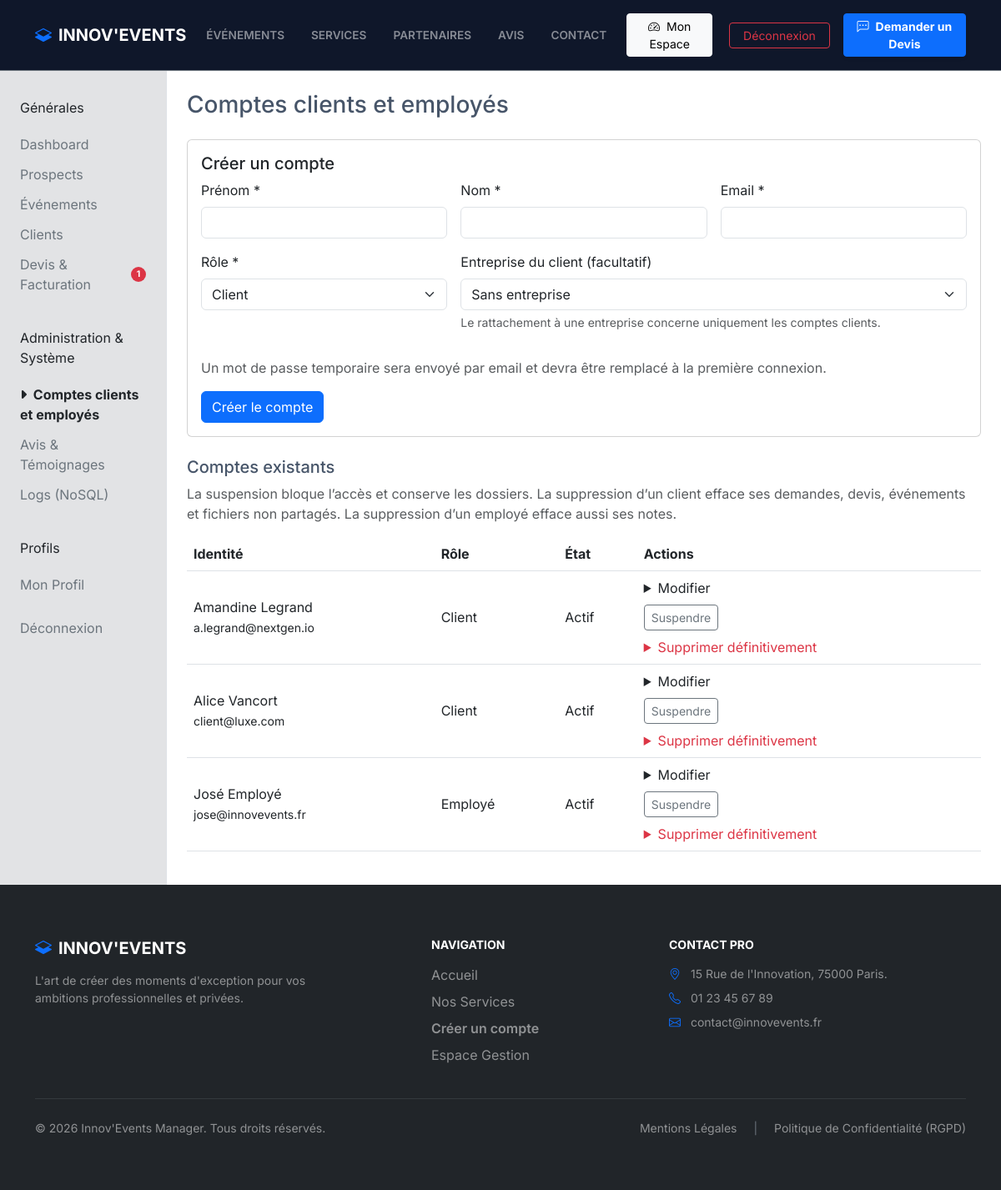
/index.php?action=admin_accounts (signed in), run on the app's committed database.
### tables this page shows
CREATE TABLE users (
id INT AUTO_INCREMENT PRIMARY KEY,
company_id INT NULL,
email VARCHAR(255) NOT NULL UNIQUE,
password VARCHAR(255) NOT NULL,
must_change_password TINYINT(1) NOT NULL DEFAULT 0,
firstname VARCHAR(100) NOT NULL,
lastname VARCHAR(100) NOT NULL,
role VARCHAR(50) NOT NULL DEFAULT 'CLIENT',
is_deleted TINYINT(1) NOT NULL DEFAULT 0,
created_at TIMESTAMP DEFAULT CURRENT_TIMESTAMP,
CONSTRAINT fk_users_company
FOREIGN KEY (company_id) REFERENCES companies(id)
ON DELETE CASCADE ON UPDATE CASCADE
);

### src/controllers/AdminAccountController.php (called while the page is built, shortened)
<?php
class AdminAccountController extends BaseController
{
    public function index(): void
    {
        $accounts = (new User())->findManagedAccounts();
        $inputs = $_SESSION['account_inputs'] ?? [];
        require __DIR__ . '/../views/partials/header.php';
        require __DIR__ . '/../views/admin/accounts.php';
        require __DIR__ . '/../views/partials/footer.php';
    }
}

### src/config/Database.php (called while the page is built, shortened)
<?php
class Database {
    private static $instance = null;
    private function __construct() {
        $host    = 'db';
        $db      = 'innovevents_db';
        $user    = 'root';
        $pass    = 'root_password';
        $charset = 'utf8mb4';
        $dsn = "mysql:host=$host;dbname=$db;charset=$charset";
        try {
            $this->pdo = new PDO($dsn, $user, $pass, [
                PDO::ATTR_ERRMODE => PDO::ERRMODE_EXCEPTION,
                PDO::ATTR_DEFAULT_FETCH_MODE => PDO::FETCH_ASSOC,
                PDO::ATTR_EMULATE_PREPARES => false
            ]);
        } catch (\PDOException $e) {
            error_log("Database connection failure: " . $e->getMessage());
            die("Erreur de connexion à la base de données. Veuillez réessayer plus tard.");
        }
    }
    public static function getInstance() {
        if (self::$instance === null) {
            self::$instance = new Database();
        }
        return self::$instance->pdo;
    }
}

### src/models/sql/User.php (called while the page is built, shortened)
<?php
require_once __DIR__ . '/../../config/Database.php';
class User
{
    private $db;
    public function __construct()
    {
        $this->db = Database::getInstance();
    }
    public function findManagedAccounts(): array
    {
        return $this->db->query("SELECT id, company_id, firstname, lastname, email, role, is_deleted
            FROM users WHERE role IN ('CLIENT', 'EMPLOYEE') ORDER BY role, lastname, firstname, id")->fetchAll(PDO::FETCH_ASSOC);
    }
}

### src/views/admin/accounts.php (the view, shortened to what this page needs)
<div class="container-fluid"><div class="row">
    <?php require __DIR__ . '/../partials/sidebar.php'; ?>
    <main class="col-md-9 col-lg-10 p-4">
        <h1 class="h3 mb-4">Comptes clients et employés</h1>
        <section class="card mb-4" aria-labelledby="create-account-heading"><div class="card-body">
            <h2 id="create-account-heading" class="h5">Créer un compte</h2>
            <form action="index.php?action=admin_manage_account" method="post" class="row g-3">
                <?php foreach (['firstname' => 'Prénom', 'lastname' => 'Nom', 'email' => 'Email'] as $field => $label): ?>
                    <div class="col-md-4">
                        <label class="form-label" for="<?= $field ?>"><?= $label ?> *</label>
                        <input class="form-control" id="<?= $field ?>" name="<?= $field ?>" type="<?= $field === 'email' ? 'email' : 'text' ?>" maxlength="<?= $field === 'email' ? 255 : 100 ?>" required value="<?= htmlspecialchars((string)($inputs[$field] ?? ''), ENT_QUOTES, 'UTF-8') ?>">
                    </div>
                <?php endforeach; ?>
                <div class="col-md-4">
                    <label class="form-label" for="role">Rôle *</label>
                    <select class="form-select" id="role" name="role" required>
                        <?php foreach (['CLIENT' => 'Client', 'EMPLOYEE' => 'Employé'] as $role => $label): ?>
                            <option value="<?= $role ?>" <?= ($inputs['role'] ?? '') === $role ? 'selected' : '' ?>><?= $label ?></option>
                        <?php endforeach; ?>
                    </select>
                </div>
                <div class="col-md-8">
                    <label class="form-label" for="company_id">Entreprise du client (facultatif)</label>
                    <select class="form-select" id="company_id" name="company_id" aria-describedby="company-help">
                        <option value="">Sans entreprise</option>
                    </select>
                    <p id="company-help" class="form-text">Le rattachement à une entreprise concerne uniquement les comptes clients.</p>
                </div>
                <div class="col-12"><p class="text-muted">Un mot de passe temporaire sera envoyé par email et devra être remplacé à la première connexion.</p><button class="btn btn-primary" type="submit">Créer le compte</button></div>
            </form>
        </div></section>
        <section aria-labelledby="accounts-heading">
            <h2 id="accounts-heading" class="h5">Comptes existants</h2>
            <p class="text-muted">La suspension bloque l’accès et conserve les dossiers. La suppression d’un client efface ses demandes, devis, événements et fichiers non partagés. La suppression d’un employé efface aussi ses notes.</p>
            <div class="table-responsive"><table class="table align-middle">
                <thead><tr><th scope="col">Identité</th><th scope="col">Rôle</th><th scope="col">État</th><th scope="col">Actions</th></tr></thead>
                <tbody>
                <?php foreach ($accounts as $account): ?>
                    <tr>
                        <td><?= htmlspecialchars($account['firstname'] . ' ' . $account['lastname'], ENT_QUOTES, 'UTF-8') ?><br><small><?= htmlspecialchars($account['email'], ENT_QUOTES, 'UTF-8') ?></small></td>
                        <td><?= $account['role'] === 'CLIENT' ? 'Client' : 'Employé' ?></td>
                        <td><?= $account['is_deleted'] ? 'Suspendu' : 'Actif' ?></td>
                        <td>
                            <details class="mb-2"><summary>Modifier</summary>
                            </details>
                            <form method="post" action="index.php?action=admin_manage_account" class="mb-2">
                                <button type="submit" name="operation" value="<?= $account['is_deleted'] ? 'restore' : 'suspend' ?>" class="btn btn-outline-secondary btn-sm"><?= $account['is_deleted'] ? 'Réactiver' : 'Suspendre' ?></button>
                            </form>
                            <details><summary class="text-danger">Supprimer définitivement</summary>
                            </details>
                        </td>
                    </tr>
                <?php endforeach; ?>
                </tbody>
            </table></div>
        </section>
    </main>
</div></div>

### public/css/style.css (style rules this page uses)
body { font-family: 'Inter', system-ui, -apple-system, sans-serif !important; color: #475569 !important; }

### data on the page
users: firstname+lastname "Amandine Legrand", email "a.legrand@nextgen.io", role "Client", is_deleted "Actif"
users: firstname+lastname "Alice Vancort", email "client@luxe.com", role "Client", is_deleted "Actif"
users: firstname+lastname "José Employé", email "jose@innovevents.fr", role "Employé", is_deleted "Actif"

### other printed values
$sectionTitle "Générales"
$item['label'] "Dashboard"
$item['label'] "Prospects"
$item['label'] "Événements"
$item['label'] "Clients"
$item['label'] "Devis & Facturation"
$badge "1"
$sectionTitle "Administration & Système"
$item['label'] "Comptes clients et employés"
$item['label'] "Avis & Témoignages"
$item['label'] "Logs (NoSQL)"
$sectionTitle "Profils"
$item['label'] "Mon Profil"
$item['label'] "Déconnexion"
$label "Prénom"
